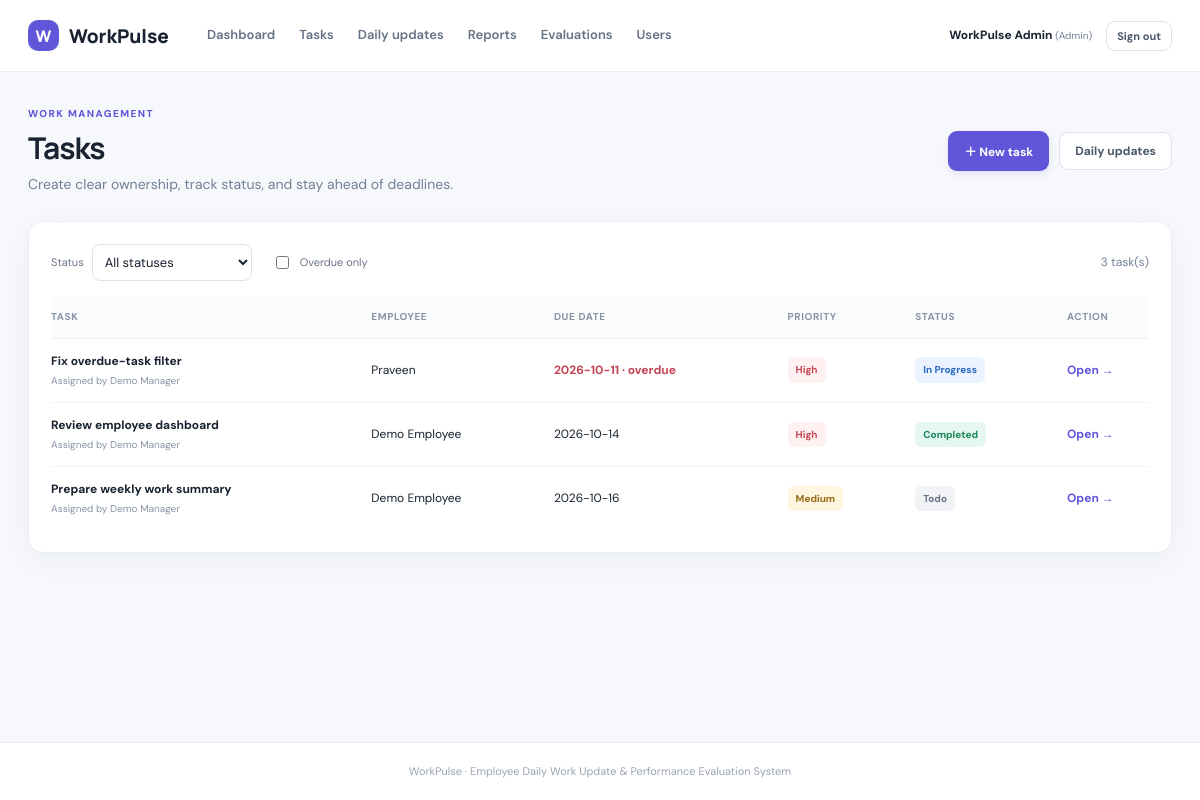
Screenshot of /tasks.php (signed in) with the database file from the repository.
### tables this page shows
CREATE TABLE `tasks` (
  `id` bigint(20) UNSIGNED NOT NULL,
  `title` varchar(180) NOT NULL,
  `description` text DEFAULT NULL,
  `assigned_to` bigint(20) UNSIGNED NOT NULL,
  `assigned_by` bigint(20) UNSIGNED NOT NULL,
  `due_date` date NOT NULL,
  `priority` enum('low','medium','high') NOT NULL DEFAULT 'medium',
  `status` enum('todo','in_progress','blocked','completed') NOT NULL DEFAULT 'todo',
  `created_at` timestamp NOT NULL DEFAULT current_timestamp(),
  `updated_at` timestamp NOT NULL DEFAULT current_timestamp() ON UPDATE current_timestamp()
);

CREATE TABLE `users` (
  `id` bigint(20) UNSIGNED NOT NULL,
  `name` varchar(120) NOT NULL,
  `email` varchar(190) NOT NULL,
  `password_hash` varchar(255) NOT NULL,
  `role` enum('admin','manager','employee') NOT NULL DEFAULT 'employee',
  `is_active` tinyint(1) NOT NULL DEFAULT 1,
  `created_at` timestamp NOT NULL DEFAULT current_timestamp(),
  `updated_at` timestamp NOT NULL DEFAULT current_timestamp() ON UPDATE current_timestamp()
);

### includes/functions.php (called while the page is built, shortened)
<?php
function e(?string $value): string {
    return htmlspecialchars((string)$value, ENT_QUOTES | ENT_SUBSTITUTE, 'UTF-8');
}
function current_user(): array {
    return $_SESSION['user'] ?? [];
}
function status_label(string $status): string {
    return ucwords(str_replace('_', ' ', $status));
}
function can_manage_tasks(): bool {
    return in_array(current_user()['role'] ?? '', ['admin', 'manager'], true);
}

### tasks.php (the view, shortened to what this page needs)
<?php
require_once __DIR__ . '/config.php';
require_once __DIR__ . '/includes/functions.php';
$canManage = can_manage_tasks();
$action = $_GET['action'] ?? '';
$employees = $canManage ? $pdo->query("SELECT id,name,email FROM users WHERE role='employee' AND is_active=1 ORDER BY name")->fetchAll() : [];
$viewTask = null;
$params = [];
$sql = 'SELECT t.*, u.name employee_name, a.name assigned_by_name FROM tasks t JOIN users u ON u.id=t.assigned_to JOIN users a ON a.id=t.assigned_by';
$sql .= " ORDER BY (t.due_date < CURDATE() AND t.status <> 'completed') DESC, FIELD(t.priority,'high','medium','low'), t.due_date ASC";
$st = $pdo->prepare($sql); $st->execute($params); $tasks = $st->fetchAll();
require __DIR__ . '/includes/header.php';
?>
<div class="page-heading"><div><span class="eyebrow">WORK MANAGEMENT</span><h1><?= $action === 'create' ? 'Assign a task' : ($viewTask ? 'Task details' : 'Tasks') ?></h1><p class="muted">Create clear ownership, track status, and stay ahead of deadlines.</p></div><div class="heading-actions"><?php if ($canManage): ?><a class="btn btn-primary" href="tasks.php?action=create">＋ New task</a><?php endif; ?><a class="btn btn-outline" href="updates.php">Daily updates</a></div></div>
<?php if ($action === 'create' && $canManage): ?>
<section class="panel narrow-panel"><h2>Task details</h2><form method="post" class="form-grid"><input type="hidden" name="csrf_token" value="<?= e(csrf_token()) ?>"><input type="hidden" name="action" value="create">
<label class="full">Task title *<input name="title" maxlength="180" required placeholder="e.g. Implement employee report export"></label>
<label class="full">Description<textarea name="description" rows="4" placeholder="Describe expected outcome, context, and acceptance criteria"></textarea></label>
<label>Assign to *<select name="assigned_to" required><option value="">Select employee</option><?php foreach($employees as $emp): ?><option value="<?= (int)$emp['id'] ?>"><?= e($emp['name']) ?> — <?= e($emp['email']) ?></option><?php endforeach; ?></select></label>
<label>Due date *<input type="date" name="due_date" min="<?= date('Y-m-d') ?>" required value="<?= date('Y-m-d', strtotime('+3 days')) ?>"></label>
<label>Priority<select name="priority"><option value="medium">Medium</option><option value="high">High</option><option value="low">Low</option></select></label>
<div class="full form-actions"><a class="btn btn-outline" href="tasks.php">Cancel</a><button class="btn btn-primary" type="submit">Create task</button></div></form></section>
<?php else: ?>
<section class="panel"><div class="filter-bar"><form method="get" class="filters"><label>Status<select name="status" onchange="this.form.submit()"><option value="">All statuses</option><?php foreach(['todo','in_progress','blocked','completed'] as $s): ?><option value="<?= $s ?>" <?= $filter===$s?'selected':'' ?>><?= e(status_label($s)) ?></option><?php endforeach; ?></select></label><label class="check-filter"><input type="checkbox" name="overdue" value="1" <?= (($_GET['overdue']??'')==='1')?'checked':'' ?> onchange="this.form.submit()"> Overdue only</label></form><span class="muted small"><?= count($tasks) ?> task(s)</span></div>
<?php if (!$tasks): ?><div class="empty-state"><div>▤</div><strong>No matching tasks</strong><p>Try changing the filters or create a new task.</p></div><?php else: ?><div class="table-wrap"><table><thead><tr><th>Task</th><th>Employee</th><th>Due date</th><th>Priority</th><th>Status</th><th>Action</th></tr></thead><tbody><?php foreach($tasks as $task): $late=$task['due_date']<date('Y-m-d') && $task['status']!=='completed'; ?><tr><td><strong><?= e($task['title']) ?></strong><small class="table-sub">Assigned by <?= e($task['assigned_by_name']) ?></small></td><td><?= e($task['employee_name']) ?></td><td class="<?= $late?'text-danger':'' ?>"><?= e($task['due_date']) ?><?= $late?' · overdue':'' ?></td><td><span class="priority priority-<?= e($task['priority']) ?>"><?= e(ucfirst($task['priority'])) ?></span></td><td><span class="status status-<?= e($task['status']) ?>"><?= e(status_label($task['status'])) ?></span></td><td><a class="text-link" href="tasks.php?view=<?= (int)$task['id'] ?>">Open →</a></td></tr><?php endforeach; ?></tbody></table></div><?php endif; ?></section>
<?php endif; ?>
<?php require __DIR__ . '/includes/footer.php'; ?>

### assets/style.css (style rules this page uses)
:root { --ink:#182230;--muted:#718096;--line:#e8edf3;--bg:#f6f8fb;--primary:#6155d9;--primary-dark:#4d42c5;--green:#16845b;--red:#c34452;--blue:#2767bd;--shadow:0 8px 28px rgba(25,35,55,.045) }
* { box-sizing:border-box }
body { margin:0;background:var(--bg);color:var(--ink);font:14px/1.55 'DM Sans',sans-serif }
h1,h2,h3,h4,p { margin-top:0 }
h1,h2,h3 { font-family:Manrope,'DM Sans',sans-serif;letter-spacing:-.035em }
h1 { font-size:30px;line-height:1.2;margin-bottom:8px }
p { margin-bottom:12px }
.muted { color:var(--muted) }
.small { font-size:12px }
.page-heading { display:flex;align-items:center;justify-content:space-between;gap:20px;margin-bottom:26px }
.page-heading p { margin-bottom:0 }
.eyebrow { display:block;color:var(--primary);font-size:10px;font-weight:800;letter-spacing:.14em;margin-bottom:8px }
.heading-actions { display:flex;gap:10px;align-items:center }
.btn { display:inline-flex;align-items:center;justify-content:center;gap:9px;border:1px solid transparent;border-radius:9px;padding:10px 15px;text-decoration:none;font:700 12px 'DM Sans',sans-serif;cursor:pointer;transition:.15s ease;white-space:nowrap }
.btn-primary { background:var(--primary);color:#fff;box-shadow:0 3px 7px #6155d922 }
.btn-outline { background:#fff;border-color:#dce2eb;color:#4d596b }
.stat-card,.panel { background:#fff;border:1px solid var(--line);border-radius:15px;box-shadow:var(--shadow) }
.panel { padding:22px;min-width:0 }
.text-link { font-size:12px;color:var(--primary);font-weight:700;text-decoration:none;white-space:nowrap }
.table-wrap { width:100%;overflow-x:auto }
table { border-collapse:collapse;width:100%;font-size:12px;text-align:left }
th { font-size:10px;letter-spacing:.06em;text-transform:uppercase;color:#8993a4;font-weight:700;background:#fafbfd }
th,td { padding:13px 12px;border-bottom:1px solid #edf0f5;vertical-align:middle }
th:first-child,td:first-child { padding-left:0 }
th:last-child,td:last-child { padding-right:0 }
tbody tr:last-child td { border-bottom:0 }
td strong { font-weight:700 }
td small { display:block }
.table-sub { font-size:10px;color:#8993a4;margin-top:3px }
.status,.priority { display:inline-flex;align-items:center;border-radius:6px;padding:5px 8px;font-size:10px;font-weight:700;white-space:nowrap }
.status-todo { background:#f1f3f7;color:#667085 }
.status-in_progress { background:#eaf3ff;color:#2767bd }
.status-completed { background:#e6f7ef;color:#16845b }
.priority-high { background:#fff0f1;color:#c34452 }
.priority-medium { background:#fff6df;color:#986b13 }
.text-danger { color:var(--red)!important;font-weight:700 }
input,select,textarea { width:100%;padding:11px 12px;border:1px solid #dfe4ec;border-radius:8px;background:#fff;color:var(--ink);font:13px 'DM Sans',sans-serif;outline:none;transition:border .15s }
input[type=checkbox] { width:auto }
.filter-bar { display:flex;justify-content:space-between;align-items:center;margin-bottom:15px;gap:12px }
.filters { display:flex;gap:20px;align-items:center }
.filters label { font-size:11px;color:#687386;display:flex;gap:8px;align-items:center }
.filters select { width:160px;padding:8px }
.check-filter { white-space:nowrap }

### rows the page displays
tasks: title "Fix overdue-task filter", assigned_by.name "Demo Manager", assigned_to.name "Praveen", due_date "2026-10-11", shows "· overdue", priority "High", status "In Progress"
tasks: title "Review employee dashboard", assigned_by.name "Demo Manager", assigned_to.name "Demo Employee", due_date "2026-10-14", priority "High", status "Completed"
tasks: title "Prepare weekly work summary", assigned_by.name "Demo Manager", assigned_to.name "Demo Employee", due_date "2026-10-16", priority "Medium", status "Todo"

### other values shown
current_user()['name'] "WorkPulse Admin"
current_user()['role'] "Admin"
count($tasks) "3"
